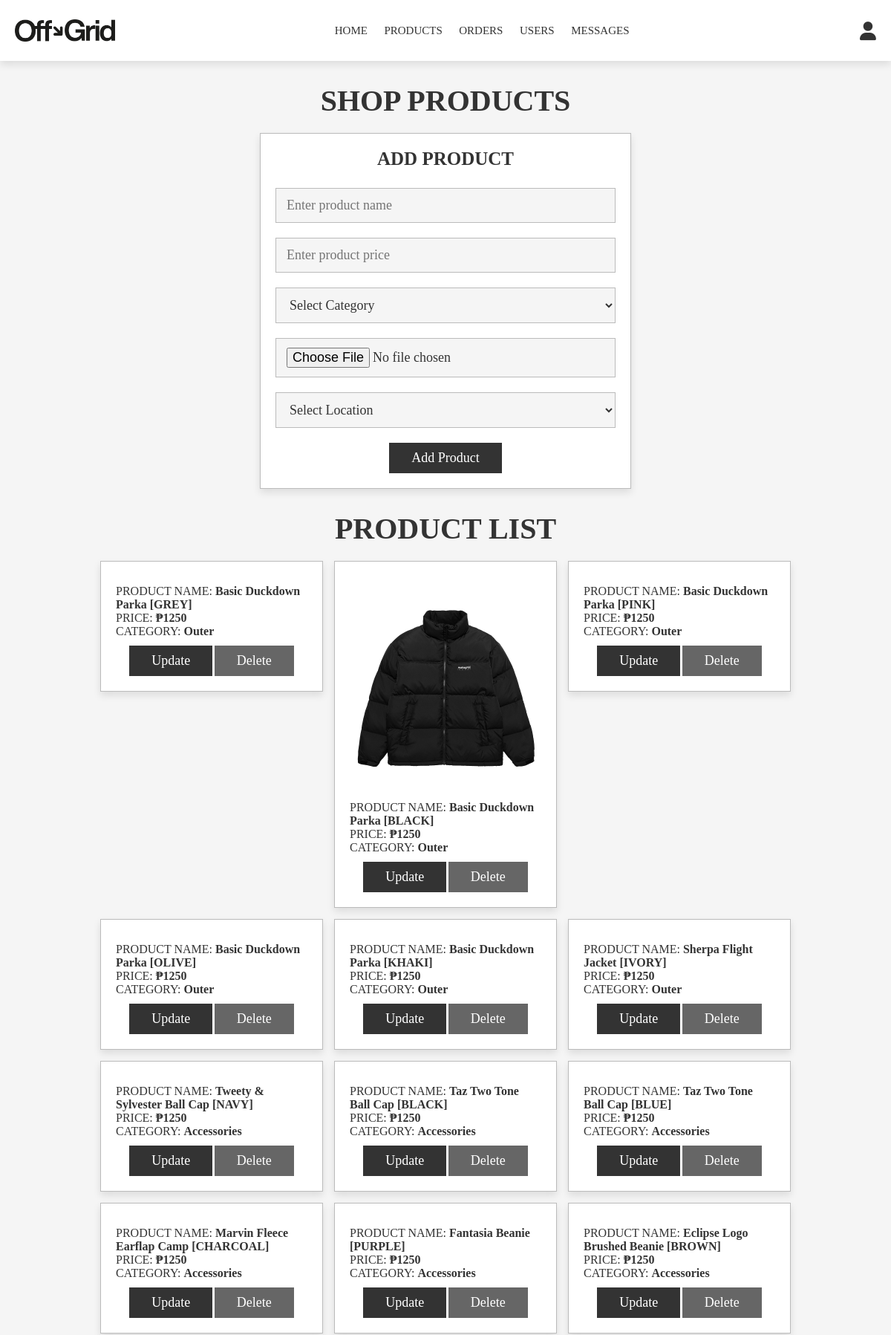
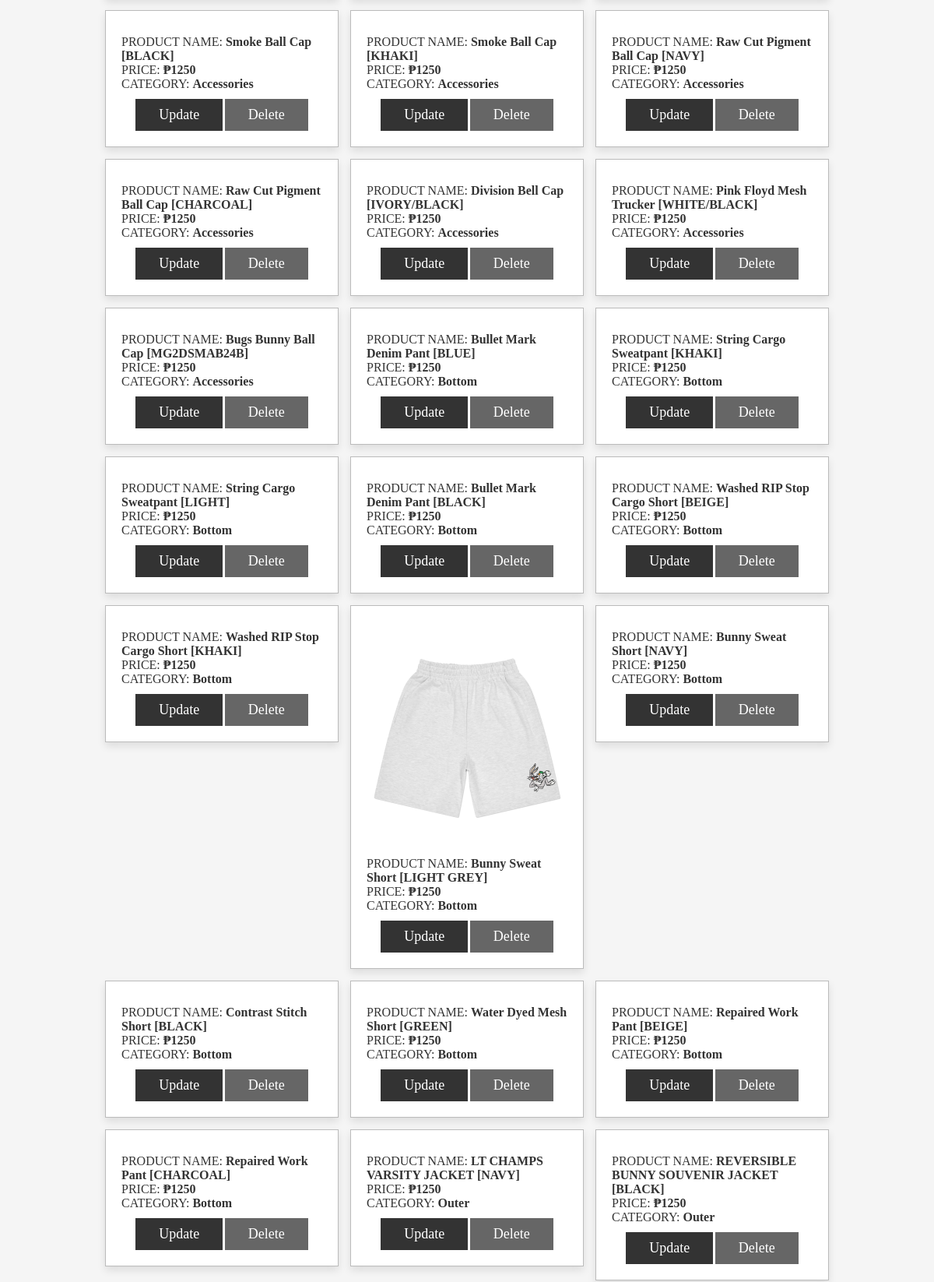
Page /admin_products.php (signed in, upper part) on the committed database (2 pictures, top to bottom).
### tables this page shows
CREATE TABLE `products` (
  `id` int(100) NOT NULL,
  `name` varchar(100) NOT NULL,
  `price` int(100) NOT NULL,
  `image` varchar(100) NOT NULL,
  `category` varchar(50) NOT NULL,
  `stock` int(100) NOT NULL,
  `size` varchar(255) DEFAULT NULL,
  `location` varchar(250) NOT NULL
);

### admin_products.php (the view, shortened to what this page needs)
<?php
include 'config.php';
?>
<!DOCTYPE html>
<html lang="en">
<head>
   <link rel="stylesheet" href="https://cdnjs.cloudflare.com/ajax/libs/font-awesome/6.0.0/css/all.min.css">
   <link rel="stylesheet" href="css/admin_style.css">
   <link rel="stylesheet" href="css/sarili.css">
</head>
<body>
<?php include 'admin_header.php'; ?>
<section class="add-products">
   <h1 class="title">shop products</h1>
   <form action="" method="post" enctype="multipart/form-data">
      <h3>Add Product</h3>
      <input type="text" name="name" class="box" placeholder="Enter product name" required>
      <input type="number" min="0" name="price" class="box" placeholder="Enter product price" required>
      <select name="category" class="box" required>
         <option value="" disabled selected>Select Category</option>
      </select>
      <input type="file" name="image" accept="image/jpg, image/jpeg, image/png" class="box" required>
      <select name="location" class="box" required>
         <option value="" disabled selected>Select Location</option>
      </select>
      <input type="submit" value="Add Product" name="add_product" class="btn">
   </form>
</section>
<section class="show-products">
   <h1 class="title">product list</h1>
   <div class="box-container">
      <?php
         $select_products = mysqli_query($conn, "SELECT * FROM `products`") or die('query failed');
         if(mysqli_num_rows($select_products) > 0){
            while($fetch_products = mysqli_fetch_assoc($select_products)){
      ?>
      <div class="box">
         <img src="uploaded_img/<?php echo $fetch_products['image']; ?>" alt="">
         <div class="name">PRODUCT NAME: <span><?php echo $fetch_products['name']; ?></span></div>
         <div class="price">PRICE: <span>₱<?php echo $fetch_products['price']; ?></span></div>
         <div class="category">CATEGORY: <span><?php echo $fetch_products['category']; ?></span></div>
         <a href="admin_products.php?update=<?php echo $fetch_products['id']; ?>" class="option-btn">Update</a>
         <a href="admin_products.php?delete=<?php echo $fetch_products['id']; ?>" class="delete-btn" onclick="return confirm('Delete this product?');">Delete</a>
      </div>
      <?php
         }
      }else{
         echo '<p class="empty">no products added yet!</p>';
      }
      ?>
   </div>
</section>
</body>
</html>

### admin_header.php (shortened to what this page needs)
<header class="header">
   <div class="flex">
      <a href="admin_page.php" class="logo"><img src="images/off-grid-2.png" class="logo"></a>
      <nav class="navbar">
         <a href="admin_page.php">Home</a>
         <a href="admin_products.php">Products</a>
         <a href="admin_orders.php">Orders</a>
         <a href="admin_users.php">Users</a>
         <a href="admin_contacts.php">Messages</a>
      </nav>
      <div class="icons">
         <div id="user-btn" class="fas fa-user"></div>
      </div>
   </div>
</header>

### css/admin_style.css (style rules this page uses)
:root { --mnp:#333; --emps:#666; --jkl:#333; --black:#333; --white:#fff; --light-color:#666; --light-white:#ccc; --light-bg:#f5f5f5; --border:.1rem solid var(--black); --border2:.1rem solid var(--esmi); --box-shadow:0 .5rem 1rem rgba(0,0,0,.1); --gang: #666; --hd: #333; --esmi: #bbbbbb; }
* { font-family: 'Archivo'; margin:0; padding:0; box-sizing: border-box; outline: none; border:none; text-decoration: none; transition:all .2s linear; }
html { font-size: 62.5%; overflow-x: hidden; }
body { background-color: var(--light-bg); }
section { padding:3rem 2rem; }
.title { text-align: center; margin-bottom: 2rem; text-transform: uppercase; color:var(--black); font-size: 4rem; }
.btn, .option-btn, .delete-btn, .white-btn { display: inline-block; margin-top: 1rem; padding:1rem 3rem; cursor: pointer; color:var(--white); font-size: 1.8rem; text-transform: capitalize; }
.white-btn, .btn { background-color: var(--mnp); }
.option-btn { background-color: var(--jkl); }
.delete-btn { background-color: var(--emps); }
.header { position: sticky; top:0; left:0; right:0; z-index: 1000; background-color: var(--white); box-shadow: var(--box-shadow); }
.header .flex { display: flex; align-items: center; padding:2rem; justify-content: space-between; position: relative; max-width: 1200px; margin:0 auto; }
.header .flex .logo { font-size: 2.5rem; color:var(--black); }
.header .flex .navbar a { text-transform: uppercase; margin:0 1rem; font-size: 1.5rem; color:var(--hd); }
.header .flex .icons div { margin-left: 1.5rem; font-size: 2.5rem; cursor: pointer; color:var(--hd); }
.add-products form { background-color: var(--white); padding:2rem; text-align: center; box-shadow: var(--box-shadow); border:var(--border2); max-width: 50rem; margin:0 auto; }
.add-products form h3 { font-size: 2.5rem; text-transform: uppercase; color:var(--black); margin-bottom: 1.5rem; }
.add-products form .box { width: 100%; background-color: var(--light-bg); margin:1rem 0; padding:1.2rem 1.4rem; color:var(--black); font-size: 1.8rem; border:var(--border2); }
.show-products .box-container { display: grid; grid-template-columns: repeat(auto-fit, 30rem); justify-content: center; gap:1.5rem; max-width: 1200px; margin:0 auto; align-items: flex-start; }
.show-products { padding-top: 0; }
.show-products .box-container .box { text-align: center; padding:2rem; border:var(--border2); box-shadow: var(--box-shadow); background-color: var(--white); }
.show-products .box-container .box img { height: 30rem; }
.show-products .box-container .box span { font-weight: 600; font-size: 1.6rem; color:var(--jkl); }
.show-products .box-container .box .name { text-align: left; font-size: 1.6rem; color:var(--hd); }
.show-products .box-container .box .price { text-align: left; font-size: 1.6rem; color:var(--hd); }
.show-products .box-container .box .category { text-align: left; font-size: 1.6rem; color:var(--hd); }

### css/sarili.css (style rules this page uses)
* { font-family: 'Archivo'; }
.logo img { margin-top: 6px; height: 30px; }

### rows in the picture
products: name "Basic Duckdown Parka [GREY]", price "1250", category "Outer"
products: image (picture), name "Basic Duckdown Parka [BLACK]", price "1250", category "Outer"
products: name "Basic Duckdown Parka [PINK]", price "1250", category "Outer"
products: name "Basic Duckdown Parka [OLIVE]", price "1250", category "Outer"
products: name "Basic Duckdown Parka [KHAKI]", price "1250", category "Outer"
products: name "Sherpa Flight Jacket [IVORY]", price "1250", category "Outer"
products: name "Tweety & Sylvester Ball Cap [NAVY]", price "1250", category "Accessories"
products: name "Taz Two Tone Ball Cap [BLACK]", price "1250", category "Accessories"
products: name "Taz Two Tone Ball Cap [BLUE]", price "1250", category "Accessories"
products: name "Marvin Fleece Earflap Camp [CHARCOAL]", price "1250", category "Accessories"
products: name "Fantasia Beanie [PURPLE]", price "1250", category "Accessories"
products: name "Eclipse Logo Brushed Beanie [BROWN]", price "1250", category "Accessories"
products: name "Smoke Ball Cap [BLACK]", price "1250", category "Accessories"
products: name "Smoke Ball Cap [KHAKI]", price "1250", category "Accessories"
products: name "Raw Cut Pigment Ball Cap [NAVY]", price "1250", category "Accessories"
products: name "Raw Cut Pigment Ball Cap [CHARCOAL]", price "1250", category "Accessories"
products: name "Division Bell Cap [IVORY/BLACK]", price "1250", category "Accessories"
products: name "Pink Floyd Mesh Trucker [WHITE/BLACK]", price "1250", category "Accessories"
products: name "Bugs Bunny Ball Cap [MG2DSMAB24B]", price "1250", category "Accessories"
products: name "Bullet Mark Denim Pant [BLUE]", price "1250", category "Bottom"
products: name "String Cargo Sweatpant [KHAKI]", price "1250", category "Bottom"
products: name "String Cargo Sweatpant [LIGHT]", price "1250", category "Bottom"
products: name "Bullet Mark Denim Pant [BLACK]", price "1250", category "Bottom"
products: name "Washed RIP Stop Cargo Short [BEIGE]", price "1250", category "Bottom"
products: name "Washed RIP Stop Cargo Short [KHAKI]", price "1250", category "Bottom"
products: image (picture), name "Bunny Sweat Short [LIGHT GREY]", price "1250", category "Bottom"
products: name "Bunny Sweat Short [NAVY]", price "1250", category "Bottom"
products: name "Contrast Stitch Short [BLACK]", price "1250", category "Bottom"
products: name "Water Dyed Mesh Short [GREEN]", price "1250", category "Bottom"
products: name "Repaired Work Pant [BEIGE]", price "1250", category "Bottom"
products: name "Repaired Work Pant [CHARCOAL]", price "1250", category "Bottom"
products: name "LT CHAMPS VARSITY JACKET [NAVY]", price "1250", category "Outer"
products: name "REVERSIBLE BUNNY SOUVENIR JACKET [BLACK]", price "1250", category "Outer"
